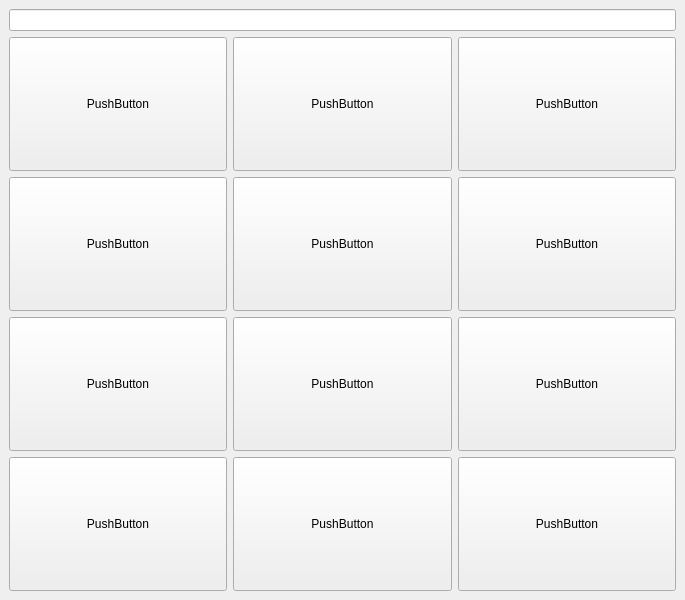
<?xml version="1.0" encoding="UTF-8"?>
<ui version="4.0">
 <class>Number</class>
 <widget class="QMainWindow" name="Number">
  <property name="geometry">
   <rect>
    <x>0</x>
    <y>0</y>
    <width>685</width>
    <height>600</height>
   </rect>
  </property>
  <property name="windowTitle">
   <string>MainWindow</string>
  </property>
  <widget class="QWidget" name="centralwidget">
   <layout class="QVBoxLayout" name="verticalLayout">
    <item>
     <widget class="QLineEdit" name="lineEdit"/>
    </item>
    <item>
     <layout class="QGridLayout" name="gridLayout">
      <item row="2" column="2">
       <widget class="QPushButton" name="pushButton_9">
        <property name="sizePolicy">
         <sizepolicy hsizetype="Minimum" vsizetype="MinimumExpanding">
          <horstretch>0</horstretch>
          <verstretch>0</verstretch>
         </sizepolicy>
        </property>
        <property name="text">
         <string>PushButton</string>
        </property>
       </widget>
      </item>
      <item row="3" column="1">
       <widget class="QPushButton" name="pushButton_11">
        <property name="sizePolicy">
         <sizepolicy hsizetype="Minimum" vsizetype="MinimumExpanding">
          <horstretch>0</horstretch>
          <verstretch>0</verstretch>
         </sizepolicy>
        </property>
        <property name="text">
         <string>PushButton</string>
        </property>
       </widget>
      </item>
      <item row="2" column="0">
       <widget class="QPushButton" name="pushButton_7">
        <property name="sizePolicy">
         <sizepolicy hsizetype="Minimum" vsizetype="MinimumExpanding">
          <horstretch>0</horstretch>
          <verstretch>0</verstretch>
         </sizepolicy>
        </property>
        <property name="text">
         <string>PushButton</string>
        </property>
       </widget>
      </item>
      <item row="1" column="1">
       <widget class="QPushButton" name="pushButton_4">
        <property name="sizePolicy">
         <sizepolicy hsizetype="Minimum" vsizetype="MinimumExpanding">
          <horstretch>0</horstretch>
          <verstretch>0</verstretch>
         </sizepolicy>
        </property>
        <property name="text">
         <string>PushButton</string>
        </property>
       </widget>
      </item>
      <item row="3" column="2">
       <widget class="QPushButton" name="pushButton_12">
        <property name="sizePolicy">
         <sizepolicy hsizetype="Minimum" vsizetype="MinimumExpanding">
          <horstretch>0</horstretch>
          <verstretch>0</verstretch>
         </sizepolicy>
        </property>
        <property name="text">
         <string>PushButton</string>
        </property>
       </widget>
      </item>
      <item row="1" column="2">
       <widget class="QPushButton" name="pushButton_6">
        <property name="sizePolicy">
         <sizepolicy hsizetype="Minimum" vsizetype="MinimumExpanding">
          <horstretch>0</horstretch>
          <verstretch>0</verstretch>
         </sizepolicy>
        </property>
        <property name="text">
         <string>PushButton</string>
        </property>
       </widget>
      </item>
      <item row="1" column="0">
       <widget class="QPushButton" name="pushButton_5">
        <property name="sizePolicy">
         <sizepolicy hsizetype="Minimum" vsizetype="MinimumExpanding">
          <horstretch>0</horstretch>
          <verstretch>0</verstretch>
         </sizepolicy>
        </property>
        <property name="text">
         <string>PushButton</string>
        </property>
       </widget>
      </item>
      <item row="3" column="0">
       <widget class="QPushButton" name="pushButton_8">
        <property name="sizePolicy">
         <sizepolicy hsizetype="Minimum" vsizetype="MinimumExpanding">
          <horstretch>0</horstretch>
          <verstretch>0</verstretch>
         </sizepolicy>
        </property>
        <property name="text">
         <string>PushButton</string>
        </property>
       </widget>
      </item>
      <item row="2" column="1">
       <widget class="QPushButton" name="pushButton_10">
        <property name="sizePolicy">
         <sizepolicy hsizetype="Minimum" vsizetype="MinimumExpanding">
          <horstretch>0</horstretch>
          <verstretch>0</verstretch>
         </sizepolicy>
        </property>
        <property name="text">
         <string>PushButton</string>
        </property>
       </widget>
      </item>
      <item row="0" column="1">
       <widget class="QPushButton" name="pushButton_2">
        <property name="sizePolicy">
         <sizepolicy hsizetype="Minimum" vsizetype="MinimumExpanding">
          <horstretch>0</horstretch>
          <verstretch>0</verstretch>
         </sizepolicy>
        </property>
        <property name="text">
         <string>PushButton</string>
        </property>
       </widget>
      </item>
      <item row="0" column="0">
       <widget class="QPushButton" name="pushButton">
        <property name="sizePolicy">
         <sizepolicy hsizetype="Minimum" vsizetype="MinimumExpanding">
          <horstretch>0</horstretch>
          <verstretch>0</verstretch>
         </sizepolicy>
        </property>
        <property name="text">
         <string>PushButton</string>
        </property>
       </widget>
      </item>
      <item row="0" column="2">
       <widget class="QPushButton" name="pushButton_3">
        <property name="sizePolicy">
         <sizepolicy hsizetype="Minimum" vsizetype="MinimumExpanding">
          <horstretch>0</horstretch>
          <verstretch>0</verstretch>
         </sizepolicy>
        </property>
        <property name="text">
         <string>PushButton</string>
        </property>
       </widget>
      </item>
     </layout>
    </item>
   </layout>
  </widget>
 </widget>
 <resources/>
 <connections/>
</ui>
